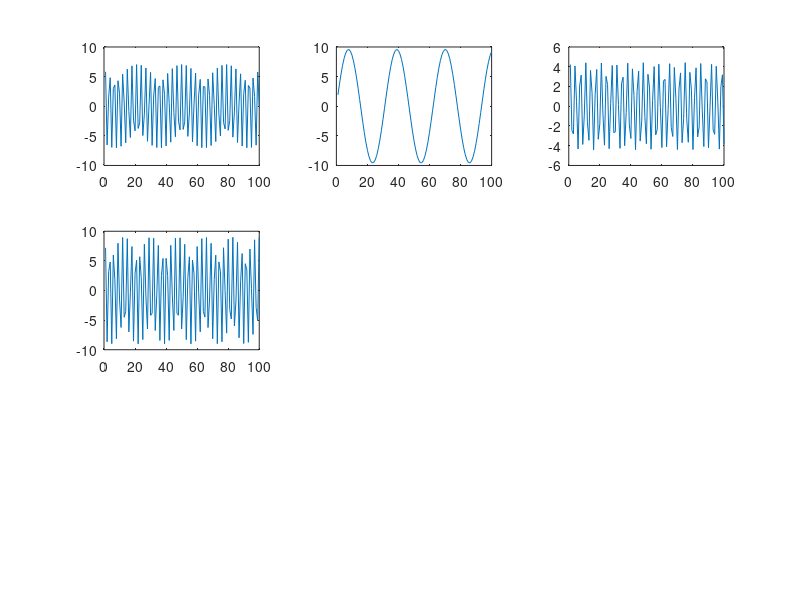
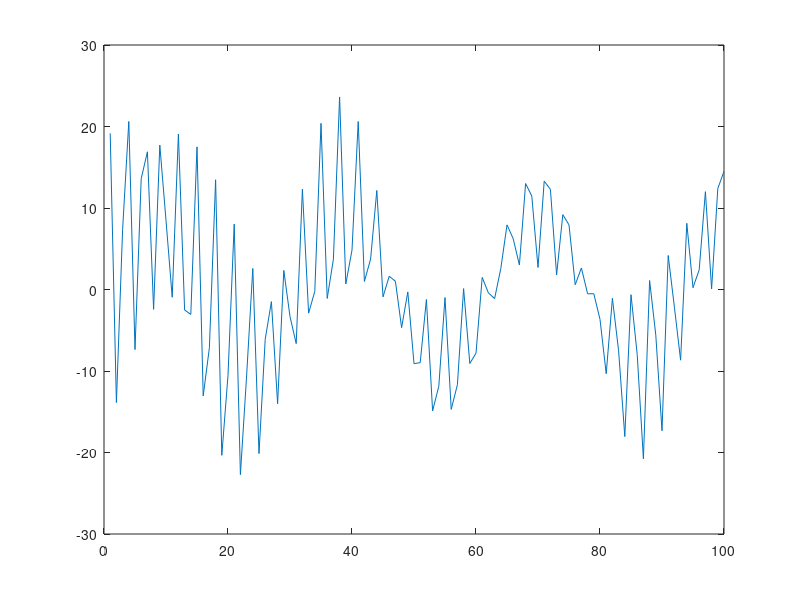

MATLAB code to generate these figures, in order: (Note: this script raises an error after producing the figures.)
clc, clearvars

sum = zeros(1,100);
n = 4;

angularFrequency =  rand(1,n)*10;
phaseShift = rand(1,n)*5;
phaseShift = zeros(1,n);
amplitude = rand(1,n)*10;

perfectSquare = 1;
while 1 
   
    if (perfectSquare+1)^2 > n
        perfectSquare = perfectSquare+1;
        break
    end
     perfectSquare = perfectSquare+1;
    
    
end
disp(perfectSquare);

figure;

for i=1:n
    x = linspace(1,100);
    y = amplitude(i) * sin(angularFrequency(i) * x + phaseShift(i));
    subplot(perfectSquare,perfectSquare,i);
    plot(x,y);
    sum(1,:) = sum(1,:) + y;
end

figure;
x = linspace(1,100);
plot(x,sum);


reduced = zeros(n,n+1);
reduced(:,1)=1;
reduced(:,n+1) = amplitude;

for i=1:n
    for j=2:n
        if(mod(j,2)==0)
            reduced(i,j) = cos((j/2) * angularFrequency(i));
        else
            reduced(i,j) = sin((j-1)/2 * angularFrequency(i));
        end
    end
end

R = rref(reduced);

constants = R(:,n+1)';

temp = linspace(min(angularFrequency),max(angularFrequency),1000);
y = approx(constants, n, temp);
figure;
plot(temp,y);
hold("on");
plot(angularFrequency,amplitude, '.')




function r = approx(constants, n, space)
    r = zeros(1,length(space)) + constants(1);
    for i=1:n
        if(mod(i,2) == 0)
           r = r + (constants(i) .* cos(i/2 .* space));
        else
           r = r + (constants(i) .* sin((i-1)/2 .* space));
        end
    end
end
